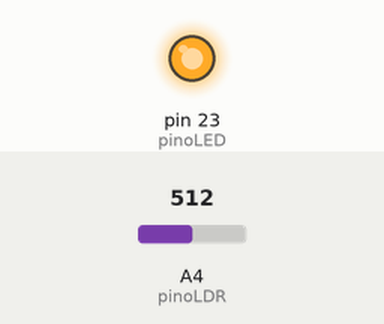
This sketch was run on a simulated Arduino Mega 2560, built with avr-gcc and run on an emulated ATmega2560. Shown: output pins drawn as LEDs (lit = HIGH). Inputs (shaded band) come from the test bench; at power-on: A4 (pinoLDR) = 512. What the sketch prints to the serial monitor is not drawn.

Above: at 0.1 s.
Timing chart, 0 to 1.6 s (numbered marks = the images above):
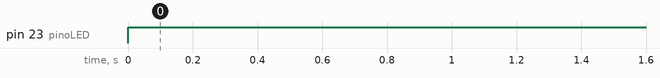

Measured:
- by itself, pin 23 (pinoLED): LOW → HIGH at 0.00 s

The sketch:

codigo.ino
```cpp
const int pinoLDR = 4;
const int pinoLED = 23;


int valorLuz = 0;

const int limiteEscuridao = 1500;

void setup() {
  Serial.begin(115200);

  pinMode(pinoLED, OUTPUT);
  pinMode(pinoLDR, INPUT);

  Serial.println("Sistema de monitoramento de luz iniciado.");
}

void loop() {
  valorLuz = analogRead(pinoLDR);


  Serial.print("Intensidade de Luz: ");
  Serial.println(valorLuz);


  if (valorLuz < limiteEscuridao) {
    digitalWrite(pinoLED, HIGH);
    Serial.println("LED ACESO");
  } else {
    digitalWrite(pinoLED, LOW);
    Serial.println("LED APAGADO");
  }

  delay(500);
}
```
